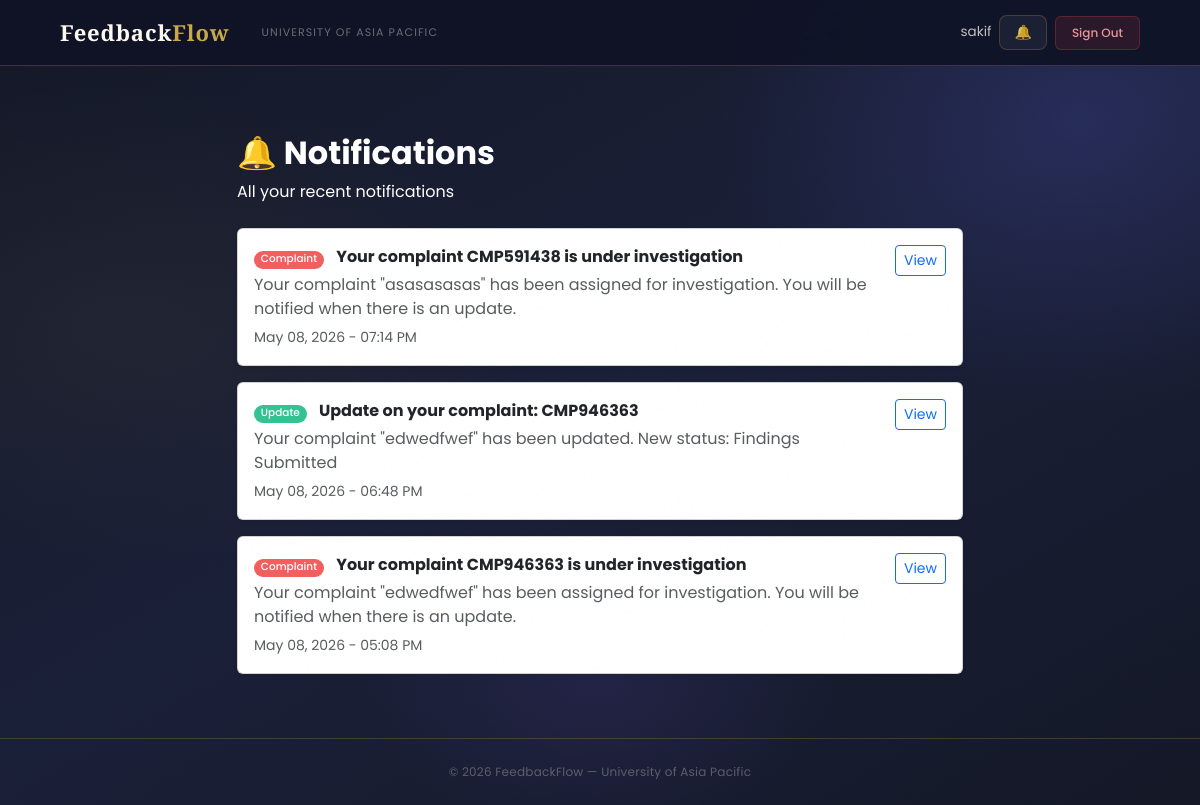
Before: /notifications/ (signed in) with the older database file.
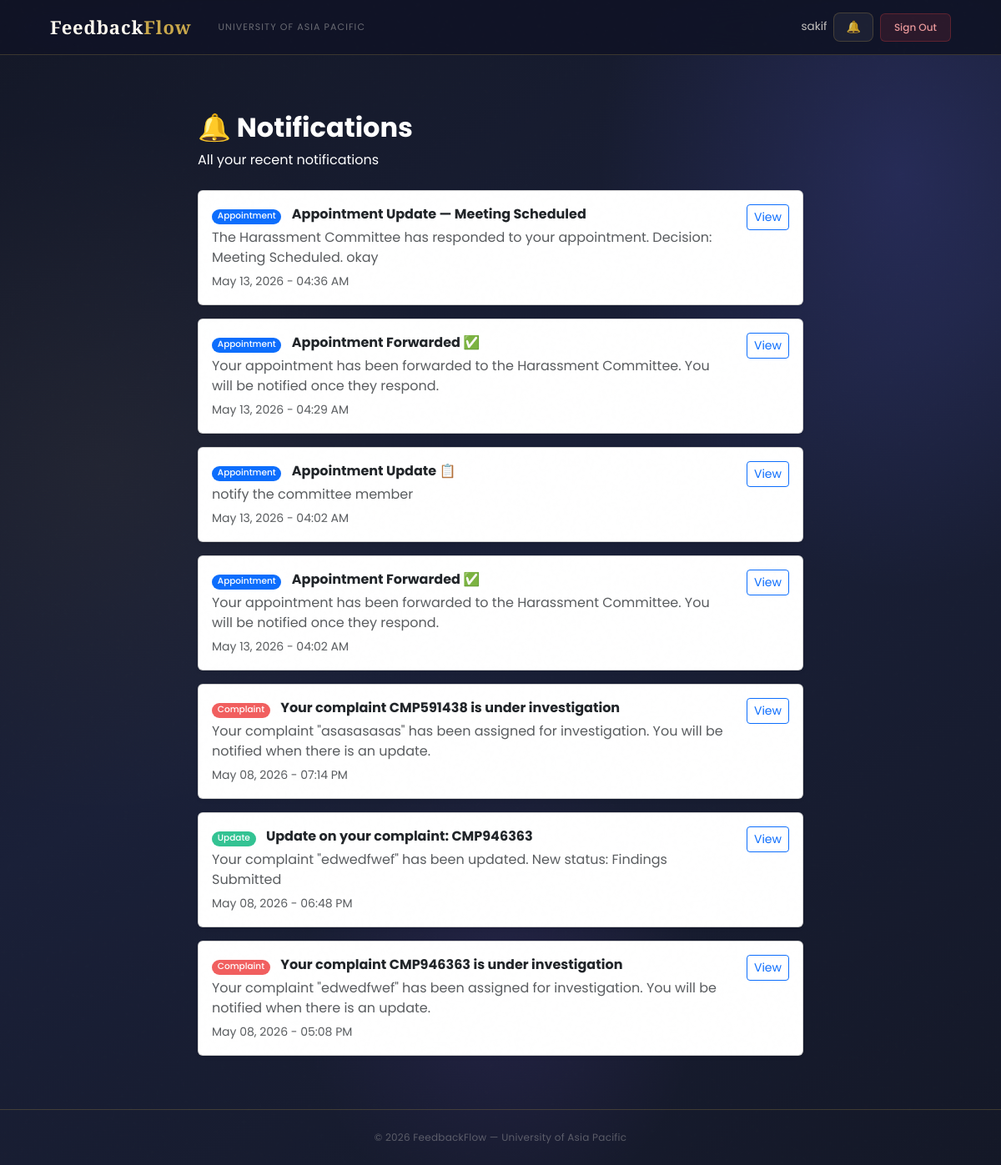
After: the same page with the newer database file.
### users/models.py (models this page shows, shortened)
class Notification(models.Model):
    NOTIFICATION_TYPES = [
        ('complaint', 'Complaint'),
        ('appointment', 'Appointment'),
        ('update', 'Complaint Update'),
    ]
    recipient         = models.ForeignKey('User', on_delete=models.CASCADE, related_name='notifications')
    title             = models.CharField(max_length=200)
    message           = models.TextField()
    notification_type = models.CharField(max_length=20, choices=NOTIFICATION_TYPES)
    link              = models.CharField(max_length=200, blank=True, null=True)
    is_read           = models.BooleanField(default=False)
    created_at        = models.DateTimeField(auto_now_add=True)
    class Meta:
        ordering = ['-created_at']

### users/views.py (the view)
# urls.py: path('notifications/',                            views.notifications_view,     name='notifications'),
@login_required
def notifications_view(request):
    notifications = Notification.objects.filter(
        recipient=request.user
    ).order_by('-created_at')
    notifications.filter(is_read=False).update(is_read=True)
    return render(request, 'users/notifications.html', {
        'notifications': notifications,
        'page_title':    'Notifications',
    })

### users/context_processors.py (called while the page is built)
def notifications_count(request):
    if request.user.is_authenticated:
        from users.models import Notification
        count = Notification.objects.filter(
            recipient=request.user,
            is_read=False
        ).count()
        return {'unread_notifications_count': count}
    return {'unread_notifications_count': 0}

### users/models.py (called while the page is built)
    def get_short_name(self):
        return self.full_name.split()[0] if self.full_name else self.email

### users/templates/users/notifications.html (shortened to what this page needs)
{% extends 'users/base.html' %}
{% block content %}
<div class="container py-5" style="max-width: 750px;">
    <div class="mb-4">
        <h2 class="fw-bold" style="color:#ffffff;">🔔 Notifications</h2>
        <p class="text-white">All your recent notifications</p>
    </div>
    {% if notifications %}
        {% for notif in notifications %}
        <div class="card mb-3 shadow-sm {% if not notif.is_read %}border-primary{% endif %}">
            <div class="card-body d-flex justify-content-between align-items-start">
                <div>
                    {% if notif.notification_type == 'complaint' %}
                        <span class="badge bg-danger me-2">Complaint</span>
                    {% elif notif.notification_type == 'appointment' %}
                        <span class="badge bg-primary me-2">Appointment</span>
                    {% else %}
                        <span class="badge bg-success me-2">Update</span>
                    {% endif %}
                    <strong>{{ notif.title }}</strong>
                    <p class="text-muted mb-1 mt-1">{{ notif.message }}</p>
                    <small class="text-muted">{{ notif.created_at|date:"M d, Y - h:i A" }}</small>
                </div>
                {% if notif.link %}
                <a href="{% url 'mark_notification_read' notif.id %}" class="btn btn-sm btn-outline-primary ms-3">
                    View
                </a>
                {% endif %}
            </div>
        </div>
        {% endfor %}
    {% else %}
        <div class="text-center py-5">
            <p style="font-size: 60px;">🔔</p>
            <h5 class="text-muted">No notifications yet</h5>
            <p class="text-muted">You will be notified when something happens.</p>
        </div>
    {% endif %}
</div>
{% endblock %}

Changed rows visible on the page:
added Notification: notification_type "Appointment", title "Appointment Update — Meeting Scheduled", message "The Harassment Committee has responded to your appointment. Decision: Meeting Scheduled. okay", created_at "May 13, 2026 - 04:36 AM", link "View"
added Notification: notification_type "Appointment", title "Appointment Forwarded ✅", message "Your appointment has been forwarded to the Harassment Committee. You will be notified once they respond.", created_at "May 13, 2026 - 04:29 AM", link "View"
added Notification: notification_type "Appointment", title "Appointment Update 📋", message "notify the committee member", created_at "May 13, 2026 - 04:02 AM", link "View"
added Notification: notification_type "Appointment", title "Appointment Forwarded ✅", message "Your appointment has been forwarded to the Harassment Committee. You will be notified once they respond.", created_at "May 13, 2026 - 04:02 AM", link "View"
